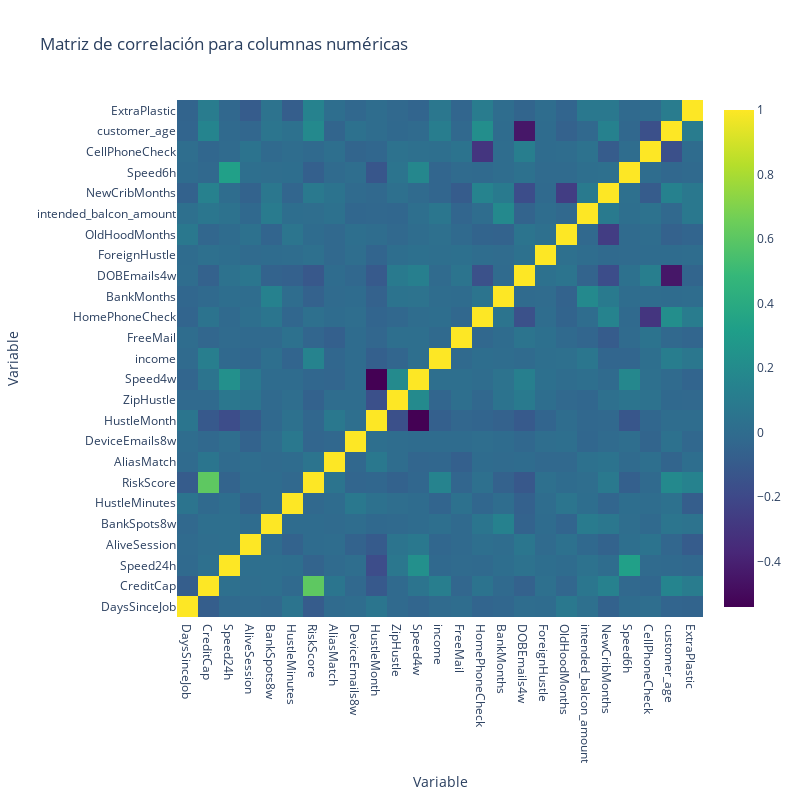

The cell this chart's notebook holds for it:
### Code cell
correlation_matrix = df[columnas_numericas].corr()
fig = make_subplots(rows=1, cols=1)
heatmap = go.Heatmap(z=correlation_matrix.values,
                     x=correlation_matrix.columns,
                     y=correlation_matrix.columns,
                     colorscale='Viridis')

fig.add_trace(heatmap)

fig.update_layout(
    title_text='Matriz de correlación para columnas numéricas',
    height=800, width=800,
    xaxis_title='Variable',
    yaxis_title='Variable'
)

fig.show()

### Figure 1 — Plotly figure (JSON) as saved in the notebook; plotly's stock layout.template omitted (floating-point values rounded to 4 significant figures; data arrays with more than 128 entries replaced by an {"elided": "..."} marker saying what was removed)
{"data": [{"colorscale": [[0, "#440154"], [0.1111, "#482878"], [0.2222, "#3e4989"], [0.3333, "#31688e"], [0.4444, "#26828e"], [0.5556, "#1f9e89"], [0.6667, "#35b779"], [0.7778, "#6ece58"], [0.8889, "#b5de2b"], [1, "#fde725"]], "type": "heatmap", "x": ["DaysSinceJob", "CreditCap", "Speed24h", "AliveSession", "BankSpots8w", "HustleMinutes", "RiskScore", "AliasMatch", "DeviceEmails8w", "HustleMonth", "ZipHustle", "Speed4w", "income", "FreeMail", "HomePhoneCheck", "BankMonths", "DOBEmails4w", "ForeignHustle", "OldHoodMonths", "intended_balcon_amount", "NewCribMonths", "Speed6h", "CellPhoneCheck", "customer_age", "ExtraPlastic"], "y": ["DaysSinceJob", "CreditCap", "Speed24h", "AliveSession", "BankSpots8w", "HustleMinutes", "RiskScore", "AliasMatch", "DeviceEmails8w", "HustleMonth", "ZipHustle", "Speed4w", "income", "FreeMail", "HomePhoneCheck", "BankMonths", "DOBEmails4w", "ForeignHustle", "OldHoodMonths", "intended_balcon_amount", "NewCribMonths", "Speed6h", "CellPhoneCheck", "customer_age", "ExtraPlastic"], "z": {"elided": "25x25 float values"}}], "layout": {"height": 800, "title": {"text": "Matriz de correlación para columnas numéricas"}, "width": 800, "xaxis": {"anchor": "y", "domain": [0, 1], "title": {"text": "Variable"}}, "yaxis": {"anchor": "x", "domain": [0, 1], "title": {"text": "Variable"}}}}
